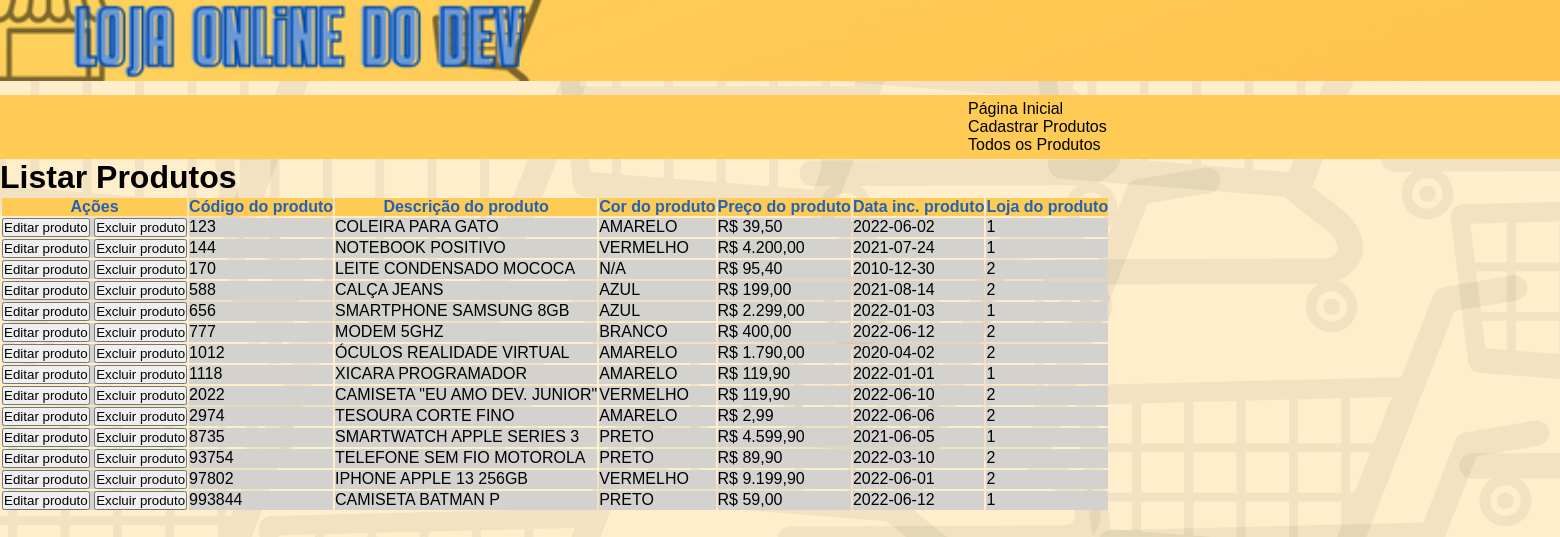
Page /?page=listar on the committed database.
### tables this page shows
CREATE TABLE `tb_produtos` (
  `cod_prod` int(8) NOT NULL,
  `loj_prod` int(8) NOT NULL,
  `desc_prod` char(40) NOT NULL,
  `cor_prod` char(20) NOT NULL,
  `preco_prod` decimal(8,2) NOT NULL,
  `dt_inclu_prod` date NOT NULL
);

### lista_produtos.php (the view)
<h1>Listar Produtos</h1>
<?php
	$sql = "SELECT * FROM tb_produtos";
	$res = $conn->query($sql);
	$qtd = $res->num_rows;
	if($qtd > 0) {
		print "<table>";print "<tr>";
			print "<th>Ações</th>";
			print "<th> Código do produto </th>";
			print "<th> Descrição do produto </th>";
			print "<th> Cor do produto </th>";
			print "<th> Preço do produto </th>";
			print "<th> Data inc. produto </th>";
			print "<th> Loja do produto </th>";
			print "</tr>";
		while($row = $res->fetch_object()) {
			print "<tr>";
			print "<td>
				<button onclick=\"location.href='?page=editar&cod_prod=".$row->cod_prod."';\" class='editar-bt'>Editar produto</button>
				<button onclick=\"if(confirm('Tem certeza que deseja excluir?')){
					location.href='?page=salvar&acao=excluir&cod_prod=".$row->cod_prod."';
					}else{false;}\" class='excluir-bt'>Excluir produto</button>
			</td>";
			$preco = $row->preco_prod;
			print "<td>".$row->cod_prod;
			print "<td>".$row->desc_prod;
			print "<td>".$row->cor_prod;
			print "<td>"."R$ ";
			print number_format($preco, 2, ",",".");"<td>".$row->preco_prod;
			print "<td>".$row->dt_inclu_prod;
			print "<td>".$row->loj_prod;
			print "</tr>";
		}
		print "</table>";
	}else {
		print "<p class='alert alert-danger'>Não encontrou nenhum produto!</p>";
	}
?>

### index.php (shortened to what this page needs)
<!DOCTYPE html>
<html lang="pt-BR">
	<head>
		<link rel="stylesheet" href="css/style.css">
	</head>
	<body>
		<div id="cabecalho">
				<img src="img/cabecalho.png" width="100%">
		</div>
		<div id="menu-navegacao">
				<a href="?page=buscar">Página Inicial</a></li>
				<a href="?page=novo">Cadastrar Produtos</a>
			<a href="?page=listar">Todos os Produtos</a>
		</div>
			<div class="container">
		<?php
			include("config.php");
			switch (@$_REQUEST['page']) {
			 	case "listar":
			 	include("lista_produtos.php");
			 	break;
			 }
		?>
			</div>
</body>
</html>

### CSS/style.css (style rules this page uses)
* { padding: 0px; margin: 0px; }
body { width: 1920px; font-size: 1em; font-family: "Trebuchet MS", Helvetica, sans-serif; background-image: url(../img/fundo.png); }
#cabecalho { width: 1920px; }
#menu-navegacao { margin-top: 10px; width: 100%; background-color: #FFCB54; padding: 5px; }
#menu-navegacao a:link, a:visited { color: #000; padding: 3px; }
#menu-navegacao a { text-decoration: none; margin-right: 30em; margin-left: 60em; text-align: center; }
th { color: #2262B8; background-color: #FFCB54; }
td { background-color: #d3d2cf; }
.excluir-bt { color: #000; }
.editar-bt { color: #000; }

### rows in the picture
tb_produtos: cod_prod "123", desc_prod "COLEIRA PARA GATO", cor_prod "AMARELO", preco_prod "39,50", dt_inclu_prod "2022-06-02", loj_prod "1"
tb_produtos: cod_prod "144", desc_prod "NOTEBOOK POSITIVO", cor_prod "VERMELHO", preco_prod "4.200,00", dt_inclu_prod "2021-07-24", loj_prod "1"
tb_produtos: cod_prod "170", desc_prod "LEITE CONDENSADO MOCOCA", cor_prod "N/A", preco_prod "95,40", dt_inclu_prod "2010-12-30", loj_prod "2"
tb_produtos: cod_prod "588", desc_prod "CALÇA JEANS", cor_prod "AZUL", preco_prod "199,00", dt_inclu_prod "2021-08-14", loj_prod "2"
tb_produtos: cod_prod "656", desc_prod "SMARTPHONE SAMSUNG 8GB", cor_prod "AZUL", preco_prod "2.299,00", dt_inclu_prod "2022-01-03", loj_prod "1"
tb_produtos: cod_prod "777", desc_prod "MODEM 5GHZ", cor_prod "BRANCO", preco_prod "400,00", dt_inclu_prod "2022-06-12", loj_prod "2"
tb_produtos: cod_prod "1012", desc_prod "ÓCULOS REALIDADE VIRTUAL", cor_prod "AMARELO", preco_prod "1.790,00", dt_inclu_prod "2020-04-02", loj_prod "2"
tb_produtos: cod_prod "1118", desc_prod "XICARA PROGRAMADOR", cor_prod "AMARELO", preco_prod "119,90", dt_inclu_prod "2022-01-01", loj_prod "1"
tb_produtos: cod_prod "2022", desc_prod "CAMISETA \"EU AMO DEV. JUNIOR\"", cor_prod "VERMELHO", preco_prod "119,90", dt_inclu_prod "2022-06-10", loj_prod "2"
tb_produtos: cod_prod "2974", desc_prod "TESOURA CORTE FINO", cor_prod "AMARELO", preco_prod "2,99", dt_inclu_prod "2022-06-06", loj_prod "2"
tb_produtos: cod_prod "8735", desc_prod "SMARTWATCH APPLE SERIES 3", cor_prod "PRETO", preco_prod "4.599,90", dt_inclu_prod "2021-06-05", loj_prod "1"
tb_produtos: cod_prod "93754", desc_prod "TELEFONE SEM FIO MOTOROLA", cor_prod "PRETO", preco_prod "89,90", dt_inclu_prod "2022-03-10", loj_prod "2"
tb_produtos: cod_prod "97802", desc_prod "IPHONE APPLE 13 256GB", cor_prod "VERMELHO", preco_prod "9.199,90", dt_inclu_prod "2022-06-01", loj_prod "2"
tb_produtos: cod_prod "993844", desc_prod "CAMISETA BATMAN P", cor_prod "PRETO", preco_prod "59,00", dt_inclu_prod "2022-06-12", loj_prod "1"
